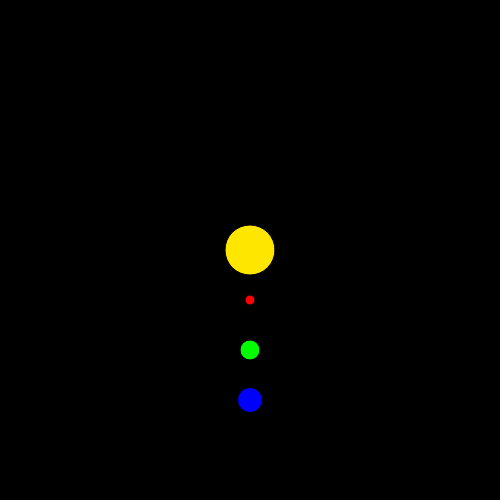
Frame 1 (no input)
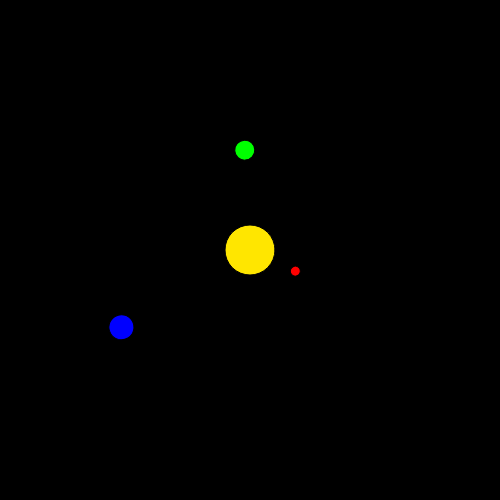
Frame 60 (no input)
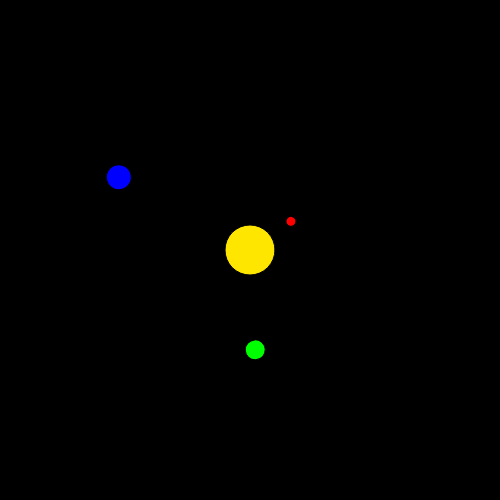
Frame 120 (the mouse pressed at the canvas centre since frame 60)

The p5.js sketch that drew these frames (run headless with seeded random() and noise() and a simulated clock; from frame 60 on, the mouse is pressed at the canvas centre):

// p5.js sketch
// ── sketch.js
// position, size & rotation of each planet
var sunX, sunY;
var mercuryAngle, venusAngle, earthAngle;

function setup() {
  createCanvas(500,500);
  
  // set the starting values for each planet
  sunX = 250;
  sunY = 250;
  mercuryAngle = 0;
  venusAngle = 0;
  earthAngle = 0;
}

function draw() {
  background(0);
  
  // draw the sun
  fill(255, 230, 0);
  ellipse(sunX, sunY, 50, 50);
  
  // draw mercury in the right spot
  push();
  fill(255,0,0);
  translate(sunX, sunY);
  rotate(radians(mercuryAngle));
  ellipse(0, 50, 10, 10);
  pop();
  
  // draw venus in the right spot
  push();
  fill(0,255,0);
  translate(sunX, sunY);
  rotate(radians(venusAngle));
  ellipse(0, 100, 20, 20);
  pop();
  
  // draw earth in the right spot
  push();
  fill(0,0,255);
  translate(sunX, sunY);
  rotate(radians(earthAngle));
  ellipse(0, 150, 25, 25);
  pop();

  // update angles of each planet
  mercuryAngle += 5;
  venusAngle += 3;
  earthAngle += 1;
  
  
}
